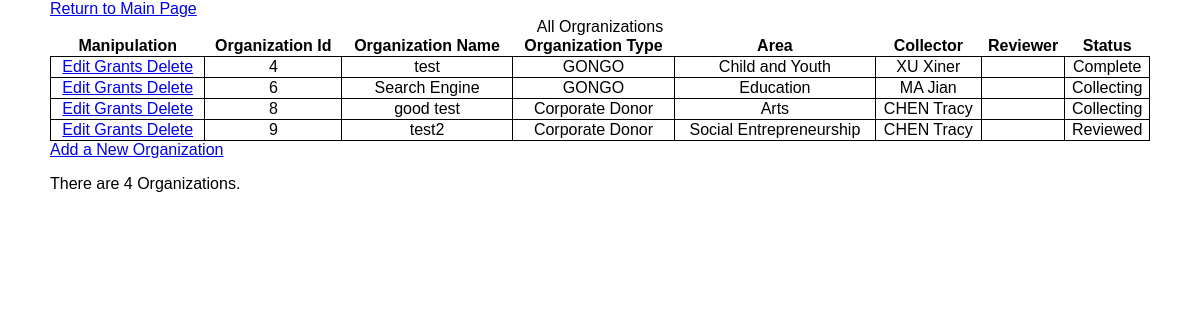
Page /wwwroot/ListOrganization.php on the committed database.
### tables this page shows
CREATE TABLE IF NOT EXISTS `organization` (
  `id` int(10) unsigned NOT NULL AUTO_INCREMENT,
  `organization_name` char(50) NOT NULL,
  `english_website` text,
  `chinese_website` text,
  `organization_type` char(30) NOT NULL,
  `original_country` varchar(30) DEFAULT NULL,
  `grantee_type` char(30) DEFAULT NULL,
  `accept_public` tinyint(1) DEFAULT NULL,
  `area_funding` char(30) DEFAULT NULL,
  `subarea_funding` char(50) DEFAULT NULL,
  `num_offices_china` int(11) unsigned DEFAULT NULL,
  `china_contact_id` int(10) unsigned DEFAULT NULL,
  `hq_contact_id` int(10) unsigned DEFAULT NULL,
  `datainfo_id` int(10) unsigned NOT NULL,
  PRIMARY KEY (`id`)
);

CREATE TABLE IF NOT EXISTS `datainfo` (
  `id` int(10) unsigned NOT NULL AUTO_INCREMENT,
  `language` char(30) DEFAULT NULL,
  `collector` char(30) NOT NULL,
  `reviewer` char(30) DEFAULT NULL,
  `status` char(30) NOT NULL,
  `comments` text,
  PRIMARY KEY (`id`)
);

### wwwroot/ListOrganization.php (called while the page is built)
<?php
	require_once("../PhpLib/Default.php");
	require_once("../PhpLib/ListOrganization_fns.php");
	display_html_header("Organization List",
		array("Default.css", "ListOrganization.css")
	);
	try {
		display_org_list_table();
	}
	catch (Exception $ex) {
		echo $ex->getMessage();
	}
	display_html_footer();
?>

### PhpLib/Organization_server_fns.php (called while the page is built, shortened)
<?php
	require_once("../PhpLib/Default.php");
	require_once("../PhpLib/DataInfo_server_fns.php");
	function get_org_geos_from_db($db, $org_id) {
		$query = "select * from organization_geos where organization_id = $org_id";
		$result = $db->query($query);
		$geos = array();
		for ($i = 0; $i < $result->num_rows; $i++) {
			$row = $result->fetch_assoc();
			$geos[$i] = array();
			$geos[$i]["id"] = intval($row["id"]);
			$geos[$i]["org_id"] = intval($row["organization_id"]);
			$geos[$i]["geo"] = GetOriginalString($row["geographics_china"]);
		}
		return $geos;
	}
	function get_org_assets_from_db($db, $org_id) {
		$query = "select * from organization_assets where organization_id = $org_id";
		$result = $db->query($query);
		$assets = array();
		for ($i = 0; $i < $result->num_rows; $i++) {
			$row = $result->fetch_assoc();
			$assets[$i] = array();
			$assets[$i]["id"] = intval($row["id"]);
			$assets[$i]["org_id"] = intval($row["organization_id"]);
			$assets[$i]["year"] = intval($row["year"]);
			$assets[$i]["amount"] = intval($row["amount"]);
		}
		return $assets;
	}
	function get_org_giving_from_db($db, $org_id) {
		$query = "select * from organization_giving where organization_id = $org_id";
		$result = $db->query($query);
		$giving = array();
		for ($i = 0; $i < $result->num_rows; $i++) {
			$row = $result->fetch_assoc();
			$giving[$i] = array();
			$giving[$i]["id"] = intval($row["id"]);
			$giving[$i]["org_id"] = $row["organization_id"];
			$giving[$i]["year"] = $row["year"];
			$giving[$i]["world"] = $row["worldwide"];
			$giving[$i]["china"] = $row["in_china"];
		}
		return $giving;
	}
	function get_contact_from_db($db, $id) {
		$query = "select * from contact where id = $id";
		$result = $db->query($query);
		$row = $result->fetch_assoc();
		$contact = array();
		$contact["id"] = intval($row["id"]);
		$contact["name"] = GetOriginalString($row["person_name"]);
		$contact["address"] = GetOriginalString($row["address"]);
		$contact["telephone"] = GetOriginalString($row["telephone"]);
		$contact["fax"] = GetOriginalString($row["fax"]);
		$contact["email"] = GetOriginalString($row["email"]);
		return $contact;
	}
	function get_org_by_row($db, $row) {
		$org = array();
		if ($row != NULL) {
			$org["id"] = intval($row["id"]);
			$org["name"] = GetOriginalString($row["organization_name"]);
			$org["websiteEn"] = GetOriginalString($row["english_website"]);
			$org["websiteCh"] = GetOriginalString($row["chinese_website"]);
			$org["type"] = GetOriginalString($row["organization_type"]);
			$org["geos"] = get_org_geos_from_db($db, $org["id"]);
			$org["originalCountry"] = GetOriginalString($row["original_country"]);
			$org["granteeType"] = GetOriginalString($row["grantee_type"]);
			$org["acceptPublic"] = $row["accept_public"];
			$org["area"] = GetOriginalString($row["area_funding"]);
			$org["subArea"] = GetOriginalString($row["subarea_funding"]);
			$org["assets"] = get_org_assets_from_db($db, $row["id"]);
			$org["giving"] = get_org_giving_from_db($db, $row["id"]);
			$org["numOffices"] = $row["num_offices_china"];
			$org["cnContact"] = get_contact_from_db($db, $row["china_contact_id"]);
			$org["hqContact"] = get_contact_from_db($db, $row["hq_contact_id"]);
			$org["datainfo"] = get_datainfo_from_db($db, $row["datainfo_id"]);
		}
		return $org;
	}
	function get_orgs_from_db() {
		$db = connect_db();
		$query = "select * from organization";
		$result = $db->query($query);
		$orgs = array();
		if ($result != NULL) {
			for ($i = 0; $i < $result->num_rows; $i++) {
				$row = $result->fetch_assoc();
				$orgs[$i] = get_org_by_row($db, $row);
			}
		}
		return $orgs;
	}
?>

### PhpLib/DataInfo_server_fns.php (called while the page is built)
<?php
	require_once("../PhpLib/Default.php");
	function get_datainfo_from_db($db, $id) {
		$query = "select * from datainfo where id = $id";
		$result = $db->query($query);
		$row = $result->fetch_assoc();
		$datainfo = array();
		$datainfo["id"] = intval($row["id"]);
		$datainfo["language"] = GetOriginalString($row["language"]);
		$datainfo["collector"] = GetOriginalString($row["collector"]);
		$datainfo["reviewer"] = GetOriginalString($row["reviewer"]);
		$datainfo["status"] = GetOriginalString($row["status"]);
		$datainfo["comments"] = GetOriginalString($row["comments"]);
		return $datainfo;
	}
?>

### PhpLib/ListOrganization_fns.php (the view)
<?php
	require_once("../PhpLib/Organization_server_fns.php");
	function display_table_header() {
echo <<< TABLE_HEADER
		<table class="OrganizationTable">
			<caption> All Orgranizations </caption>
			<thead>
				<tr>
					<th> Manipulation </th>
					<th> Organization Id </th>
					<th> Organization Name </th>
					<th> Organization Type </th>
					<th> Area </th>
					<th> Collector </th>
					<th> Reviewer </th>
					<th> Status </th>
				</tr>
			</thead>
TABLE_HEADER;
	}
	function display_table_body($org_list) {
		echo "<tbody>";
		for ($i = 0, $count = count($org_list); $i < $count; $i++) {
			$org = &$org_list[$i];
			$datainfo = &$org["datainfo"];
echo <<< TABLE_BODY
				<tr>
					<td>
						<a href="./OrganizationForm.php?action=update&id=$org[id]"> Edit </a>
						<a href="./ListGrant.php?org_id=$org[id]"> Grants </a>
						<a href="./ProcessOrganization.php?action=delete&id=$org[id]"> Delete </a>
					</td>
					<td> $org[id] </td>
					<td> $org[name] </td>
					<td> $org[type] </td>
					<td> $org[area] </td>
					<td> $datainfo[collector] </td>
					<td> $datainfo[reviewer] </td>
					<td> $datainfo[status] </td>
				</tr>
TABLE_BODY;
		}
		echo "</tbody>";
	}
	function display_table_footer($count) {
echo <<< TABLE_FOOTER
		</table>
		<a href="./OrganizationForm.php?action=add"> Add a New Organization </a>
		<p> There are $count Organizations. </p>
TABLE_FOOTER;
	}
	function display_org_list_table() {
		$org_list = get_orgs_from_db();
		if (($count = count($org_list)) == 0)
			echo "<p> There is No Organization Data yet! </p>";
		else {
			display_table_header();
			display_table_body($org_list);
			display_table_footer($count);
		}
	}
?>

### PhpLib/Default.php (shortened to what this page needs)
<?php
	$isGpc = get_magic_quotes_gpc();
	function GetOriginalString($str) {
		if (is_string($str)) {
			global $isGpc;
			if (!$isGpc)
				$str = stripslashes(trim($str));
		}
		return $str;
	}
	function display_html_header($title, $cssFiles = NULL) {
		$cssHtml = "";
		if (is_array($cssFiles)) {
			foreach ($cssFiles as $cssFile) {
				$cssHtml .= "<link rel='stylesheet' type='text/css' href='./Css/$cssFile' />";
			}
		}
echo <<< HEADER
	<!DOCTYPE html PUBLIC "-//W3C//DTD XHTML 1.0 Transitional//EN" "http://www.w3.org/TR/xhtml1/DTD/xhtml1-transitional.dtd">
		<html xmlns="http://www.w3.org/1999/xhtml">
		<head>
			<meta http-equiv="Content-Type" content="text/html; charset=utf-8" />
			<title> $title </title>
			$cssHtml
		</head>
		<body>
			<a href="./index.html"> Return to Main Page </a>
			<br />
HEADER;
	}
	function display_html_footer($jsFiles = NULL) {
		$jsHtml = "";
echo <<< FOOTER
		</body>
		$jsHtml
	</html>
FOOTER;
	}
?>

### wwwroot/Css/Default.css (style rules this page uses)
* { // text-align: center; font-family: Arial, Helvetica, sans-serif; }
body { margin: 0px auto; width: 1100px; }

### wwwroot/Css/ListOrganization.css (style rules this page uses)
table { text-align: center; width: 100%; border-collapse: collapse; }
table thead tr th { // border: thin solid green; }
table tbody tr td { border: thin solid black; }

### rows in the picture
organization: id "4", organization_name "test", organization_type "GONGO", area_funding "Child and Youth", datainfo.collector "XU Xiner", datainfo.status "Complete"
organization: id "6", organization_name "Search Engine", organization_type "GONGO", area_funding "Education", datainfo.collector "MA Jian", datainfo.status "Collecting"
organization: id "8", organization_name "good test", organization_type "Corporate Donor", area_funding "Arts", datainfo.collector "CHEN Tracy", datainfo.status "Collecting"
organization: id "9", organization_name "test2", organization_type "Corporate Donor", area_funding "Social Entrepreneurship", datainfo.collector "CHEN Tracy", datainfo.status "Reviewed"

### other values in the picture
$count "4"
